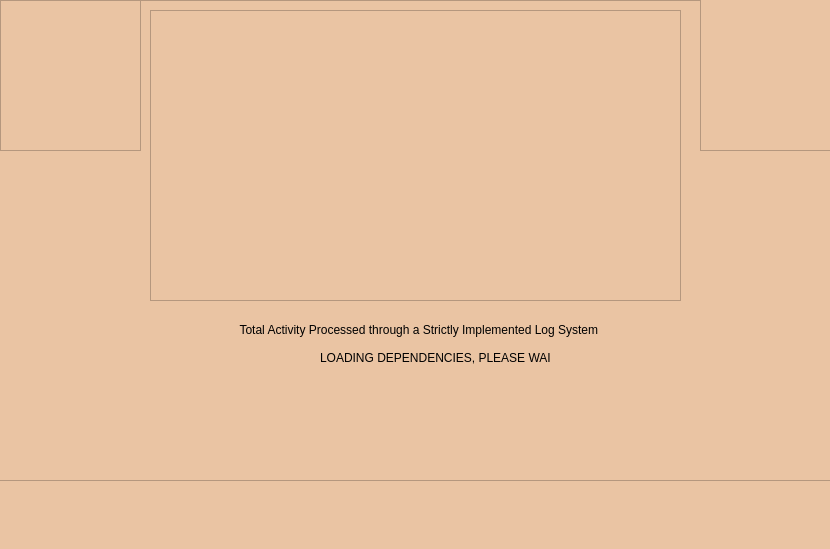
<?xml version="1.0" encoding="UTF-8"?>
<ui version="4.0">
 <class>Form</class>
 <widget class="QWidget" name="Form">
  <property name="geometry">
   <rect>
    <x>0</x>
    <y>0</y>
    <width>830</width>
    <height>549</height>
   </rect>
  </property>
  <property name="contextMenuPolicy">
   <enum>Qt::NoContextMenu</enum>
  </property>
  <property name="windowTitle">
   <string>Form</string>
  </property>
  <widget class="QFrame" name="Main_frame">
   <property name="geometry">
    <rect>
     <x>-20</x>
     <y>0</y>
     <width>851</width>
     <height>551</height>
    </rect>
   </property>
   <property name="styleSheet">
    <string notr="true">background-color: rgb(234, 196, 163)
</string>
   </property>
   <property name="frameShape">
    <enum>QFrame::StyledPanel</enum>
   </property>
   <property name="frameShadow">
    <enum>QFrame::Raised</enum>
   </property>
   <widget class="QFrame" name="building_frame">
    <property name="geometry">
     <rect>
      <x>10</x>
      <y>480</y>
      <width>841</width>
      <height>131</height>
     </rect>
    </property>
    <property name="styleSheet">
     <string notr="true">background-image: url(:/pics/assets/Add_a_subheading-removebg-preview.png);</string>
    </property>
    <property name="frameShape">
     <enum>QFrame::StyledPanel</enum>
    </property>
    <property name="frameShadow">
     <enum>QFrame::Raised</enum>
    </property>
   </widget>
   <widget class="QLabel" name="loading_labe">
    <property name="geometry">
     <rect>
      <x>400</x>
      <y>370</y>
      <width>110</width>
      <height>110</height>
     </rect>
    </property>
    <property name="text">
     <string/>
    </property>
   </widget>
   <widget class="QFrame" name="logo_frame">
    <property name="geometry">
     <rect>
      <x>720</x>
      <y>-20</y>
      <width>151</width>
      <height>171</height>
     </rect>
    </property>
    <property name="styleSheet">
     <string notr="true">image: url(:/pics/assets/Black_And_White_Modern_Vintage_Retro_Brand_Logo__2_-removebg-preview.png);</string>
    </property>
    <property name="frameShape">
     <enum>QFrame::StyledPanel</enum>
    </property>
    <property name="frameShadow">
     <enum>QFrame::Raised</enum>
    </property>
   </widget>
   <widget class="QLabel" name="label">
    <property name="geometry">
     <rect>
      <x>340</x>
      <y>350</y>
      <width>231</width>
      <height>16</height>
     </rect>
    </property>
    <property name="styleSheet">
     <string notr="true">font: 75 7pt &quot;Ebrima&quot;;</string>
    </property>
    <property name="text">
     <string>LOADING DEPENDENCIES, PLEASE WAIT...</string>
    </property>
   </widget>
   <widget class="QFrame" name="logo_frame_2">
    <property name="geometry">
     <rect>
      <x>20</x>
      <y>0</y>
      <width>141</width>
      <height>151</height>
     </rect>
    </property>
    <property name="styleSheet">
     <string notr="true">IMAGE: url(:/pics/assets/logo.png)</string>
    </property>
    <property name="frameShape">
     <enum>QFrame::StyledPanel</enum>
    </property>
    <property name="frameShadow">
     <enum>QFrame::Raised</enum>
    </property>
   </widget>
   <widget class="QLabel" name="label_2">
    <property name="geometry">
     <rect>
      <x>0</x>
      <y>300</y>
      <width>881</width>
      <height>61</height>
     </rect>
    </property>
    <property name="whatsThis">
     <string>&lt;html&gt;&lt;head/&gt;&lt;body&gt;&lt;p align=&quot;center&quot;&gt;&lt;br/&gt;&lt;/p&gt;&lt;/body&gt;&lt;/html&gt;</string>
    </property>
    <property name="styleSheet">
     <string notr="true">font: 18pt &quot;Pricedown&quot;;</string>
    </property>
    <property name="text">
     <string>&lt;html&gt;&lt;head/&gt;&lt;body&gt;&lt;p align=&quot;center&quot;&gt;Total Activity Processed through a Strictly Implemented Log System &lt;/p&gt;&lt;/body&gt;&lt;/html&gt;</string>
    </property>
   </widget>
   <widget class="QFrame" name="slideshow">
    <property name="geometry">
     <rect>
      <x>170</x>
      <y>10</y>
      <width>531</width>
      <height>291</height>
     </rect>
    </property>
    <property name="frameShape">
     <enum>QFrame::StyledPanel</enum>
    </property>
    <property name="frameShadow">
     <enum>QFrame::Raised</enum>
    </property>
   </widget>
   <zorder>label_2</zorder>
   <zorder>loading_labe</zorder>
   <zorder>building_frame</zorder>
   <zorder>logo_frame</zorder>
   <zorder>label</zorder>
   <zorder>logo_frame_2</zorder>
   <zorder>slideshow</zorder>
  </widget>
 </widget>
 <resources>
  <include location="tapsi_assets.qrc"/>
 </resources>
 <connections/>
</ui>
